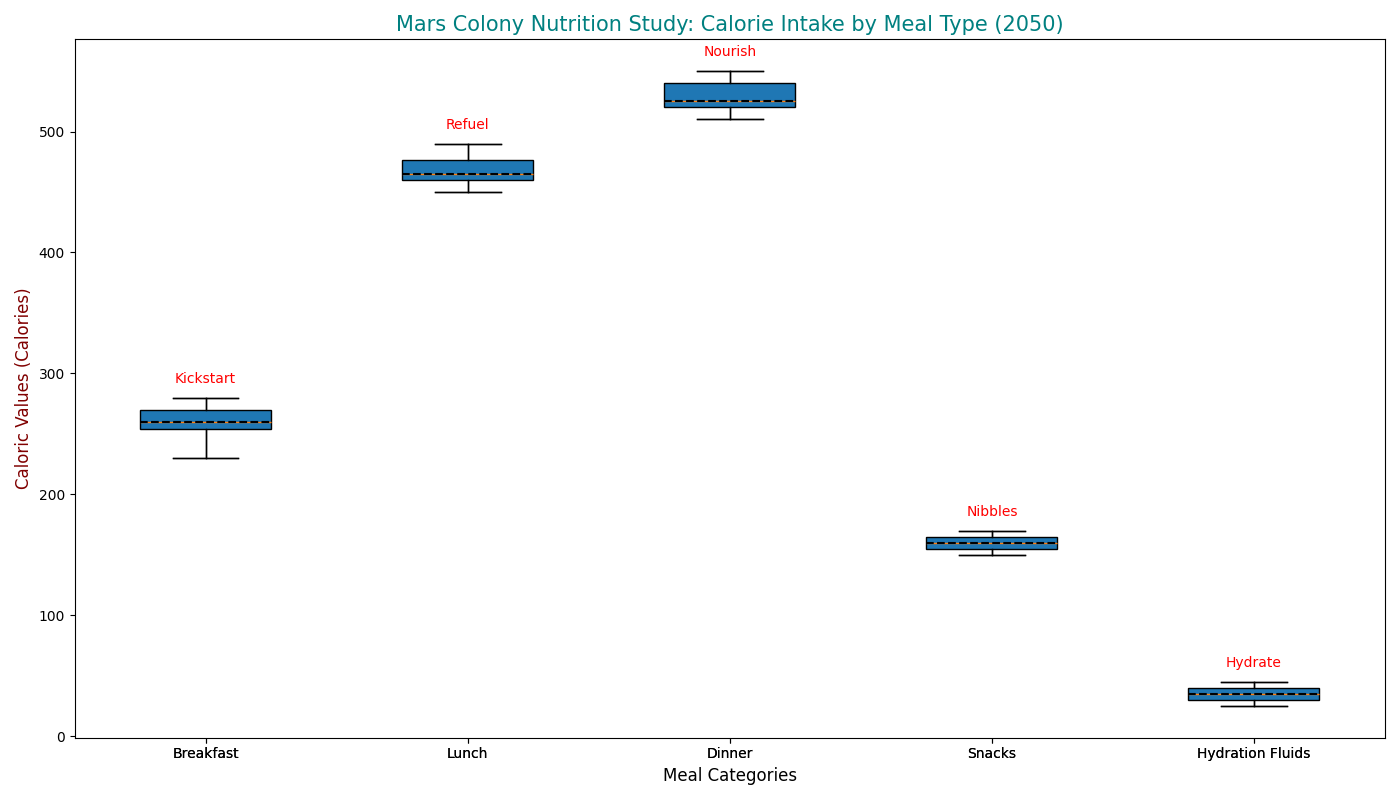

Python code for this plot:
import matplotlib.pyplot as plt

meal_types = ['Breakfast', 'Lunch', 'Dinner', 'Snacks', 'Hydration Fluids']
calorie_intake = [
    [230, 250, 245, 270, 260, 255, 240, 255, 250, 265, 270, 275, 280, 260, 245, 250, 230, 255, 260, 250, 265, 270, 270, 255, 250, 275, 260, 265, 250, 255, 260, 270, 270, 275, 280, 260, 255, 270, 265, 250, 255, 270, 270, 275, 250, 255, 270, 265, 275, 280, 255, 260],
    [460, 470, 450, 480, 490, 475, 465, 460, 450, 480, 490, 475, 465, 460, 450, 490, 480, 475, 460, 450, 460, 475, 480, 465, 460, 475, 480, 490, 450, 460, 475, 460, 475, 450, 480, 465, 475, 480, 460, 450, 460, 480, 470, 465, 455, 470, 450, 480, 455, 465, 470, 460],
    [520, 530, 510, 540, 550, 525, 515, 520, 510, 540, 550, 525, 515, 520, 510, 550, 540, 525, 520, 510, 520, 535, 540, 525, 520, 535, 540, 550, 510, 520, 535, 520, 535, 510, 545, 525, 540, 535, 520, 510, 520, 540, 530, 525, 515, 540, 510, 540, 515, 525, 530, 520],
    [150, 160, 155, 170, 165, 160, 155, 160, 155, 165, 170, 165, 160, 155, 150, 165, 170, 155, 150, 160, 155, 165, 170, 155, 150, 165, 160, 165, 155, 150, 165, 155, 165, 150, 170, 155, 165, 160, 155, 150, 160, 170, 165, 155, 150, 170, 155, 165, 150, 155, 160, 150],
    [30, 35, 25, 40, 45, 35, 30, 32, 28, 42, 40, 35, 32, 30, 25, 40, 45, 35, 32, 28, 32, 35, 40, 35, 30, 35, 45, 40, 32, 30, 35, 32, 35, 25, 40, 35, 38, 40, 32, 30, 35, 40, 35, 32, 30, 40, 25, 40, 35, 32, 30, 28]
]

fig, ax = plt.subplots(figsize=(14, 8))

boxplot = ax.boxplot(calorie_intake, vert=True, patch_artist=True, labels=meal_types)

colors = ['#5F9EA0', '#FFD700', '#008080', '#8A2BE2', '#FF4500']
for patch, color in zip(boxplot['boxes'], colors):
    patch.set_facecolor(color)

medianprops = dict(linestyle='--', linewidth=1.5, color='black')
ax.boxplot(calorie_intake, vert=True, patch_artist=True, labels=meal_types, 
           medianprops=medianprops)

plt.title('Mars Colony Nutrition Study: Calorie Intake by Meal Type (2050)', fontsize=15, color='teal')
plt.xlabel('Meal Categories', fontsize=12)
plt.ylabel('Caloric Values (Calories)', fontsize=12, color='maroon')

ax.yaxis.grid(False)

annotations = ["Kickstart", "Refuel", "Nourish", "Nibbles", "Hydrate"]
for i, annotation in enumerate(annotations):
    ax.text(i + 1, max(calorie_intake[i]) + 10, annotation, ha='center', va='bottom', fontsize=10, color='red')

for box in boxplot['boxes']:
    box.set(linewidth=0)

plt.tight_layout()
plt.show()
